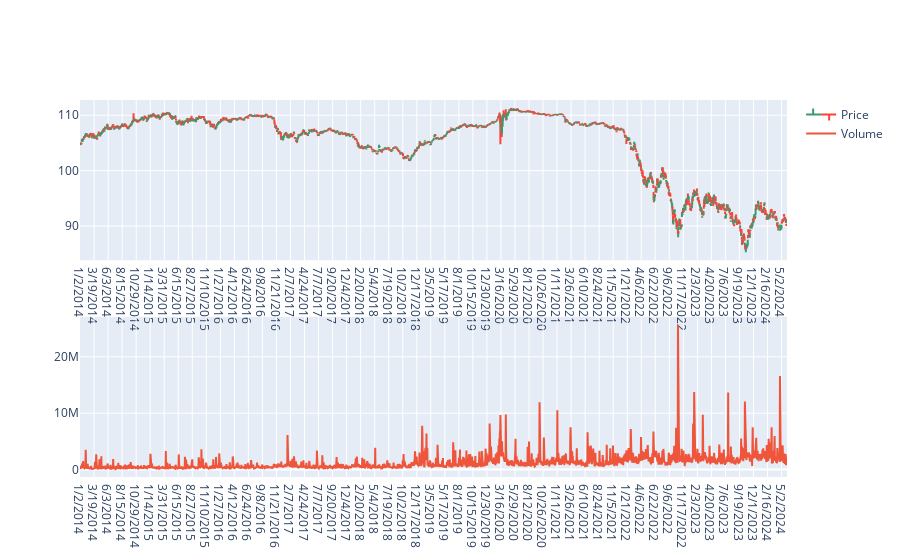

The notebook cell this image was saved under:
### Markdown cell above
## OHLC Chart
I start with drawing an OHLC (open/high/low/close) chart to get a sense of historical prices. Below OHLC I draw Volume chart which shows number of stocks traded each day.

### Code cell
df = pd.read_csv("D:/final_ML/MBB_data.csv")

fig = make_subplots(rows=2, cols=1)

fig.add_trace(go.Ohlc(x=df.Date,
                      open=df.Open,
                      high=df.High,
                      low=df.Low,
                      close=df.Close,
                      name='Price'), row=1, col=1)

fig.add_trace(go.Scatter(x=df.Date, y=df.Volume, name='Volume'), row=2, col=1)

fig.update(layout_xaxis_rangeslider_visible=False)
fig.show()

### Figure 1 — Plotly figure (JSON) as saved in the notebook; plotly's stock layout.template omitted (floating-point values rounded to 4 significant figures; data arrays with more than 128 entries replaced by an {"elided": "..."} marker saying what was removed)
{"data": [{"close": {"elided": "2621 float values"}, "high": {"elided": "2621 float values"}, "low": {"elided": "2621 float values"}, "name": "Price", "open": {"elided": "2621 float values"}, "type": "ohlc", "x": {"elided": "2621 str values"}, "xaxis": "x", "yaxis": "y"}, {"name": "Volume", "type": "scatter", "x": {"elided": "2621 str values"}, "xaxis": "x2", "y": {"elided": "2621 int values"}, "yaxis": "y2"}], "layout": {"xaxis": {"anchor": "y", "domain": [0, 1], "rangeslider": {"visible": false}}, "xaxis2": {"anchor": "y2", "domain": [0, 1]}, "yaxis": {"anchor": "x", "domain": [0.575, 1]}, "yaxis2": {"anchor": "x2", "domain": [0, 0.425]}}}
